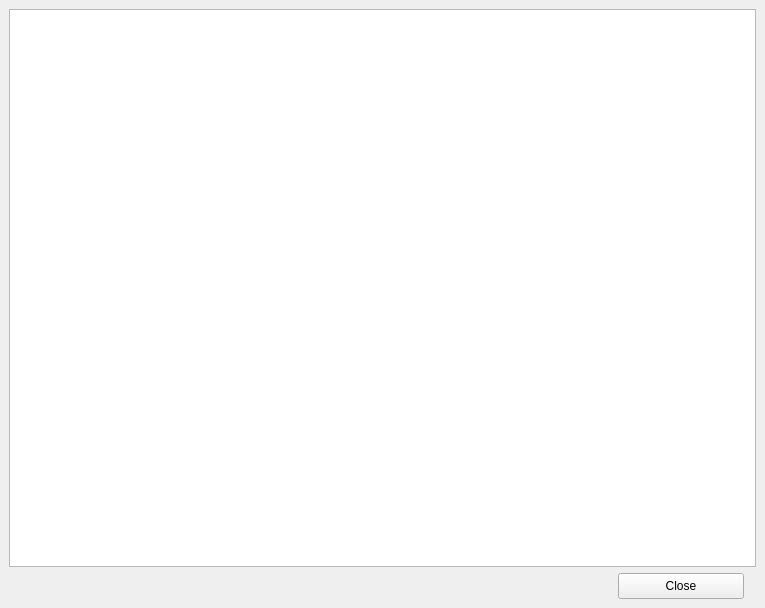
<?xml version="1.0" encoding="UTF-8"?>
<ui version="4.0">
 <class>HTCTableViewer</class>
 <widget class="QMainWindow" name="HTCTableViewer">
  <property name="geometry">
   <rect>
    <x>0</x>
    <y>0</y>
    <width>765</width>
    <height>608</height>
   </rect>
  </property>
  <property name="minimumSize">
   <size>
    <width>0</width>
    <height>0</height>
   </size>
  </property>
  <property name="windowTitle">
   <string>MainWindow</string>
  </property>
  <widget class="QWidget" name="centralwidget">
   <layout class="QGridLayout" name="gridLayout">
    <item row="0" column="0">
     <widget class="QTableView" name="tblFileData"/>
    </item>
    <item row="1" column="0">
     <layout class="QHBoxLayout" name="horizontalLayout">
      <item>
       <spacer name="horizontalSpacer">
        <property name="orientation">
         <enum>Qt::Horizontal</enum>
        </property>
        <property name="sizeType">
         <enum>QSizePolicy::Minimum</enum>
        </property>
        <property name="sizeHint" stdset="0">
         <size>
          <width>598</width>
          <height>20</height>
         </size>
        </property>
       </spacer>
      </item>
      <item>
       <widget class="QPushButton" name="btnClose">
        <property name="minimumSize">
         <size>
          <width>126</width>
          <height>26</height>
         </size>
        </property>
        <property name="maximumSize">
         <size>
          <width>126</width>
          <height>26</height>
         </size>
        </property>
        <property name="text">
         <string>Close</string>
        </property>
       </widget>
      </item>
     </layout>
    </item>
   </layout>
  </widget>
  <widget class="QMenuBar" name="menubar">
   <property name="geometry">
    <rect>
     <x>0</x>
     <y>0</y>
     <width>765</width>
     <height>21</height>
    </rect>
   </property>
  </widget>
 </widget>
 <resources/>
 <connections/>
</ui>
